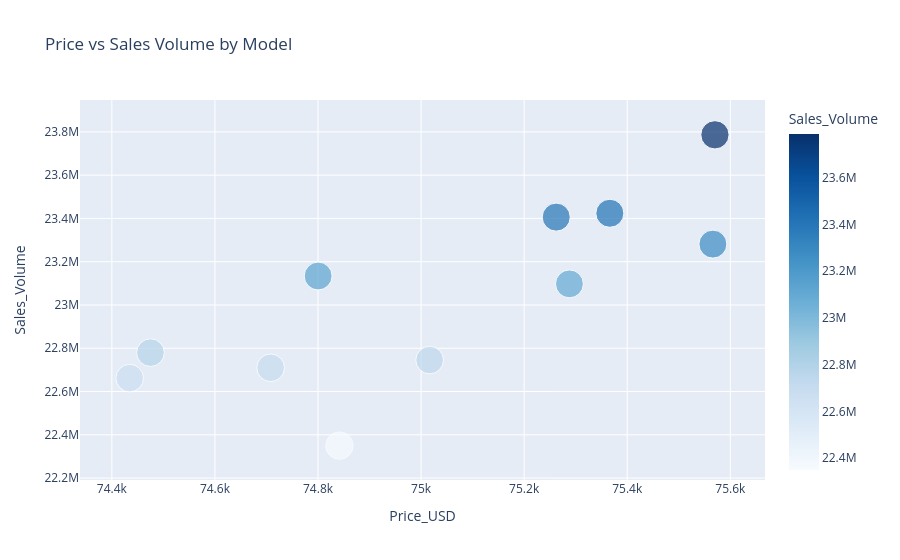
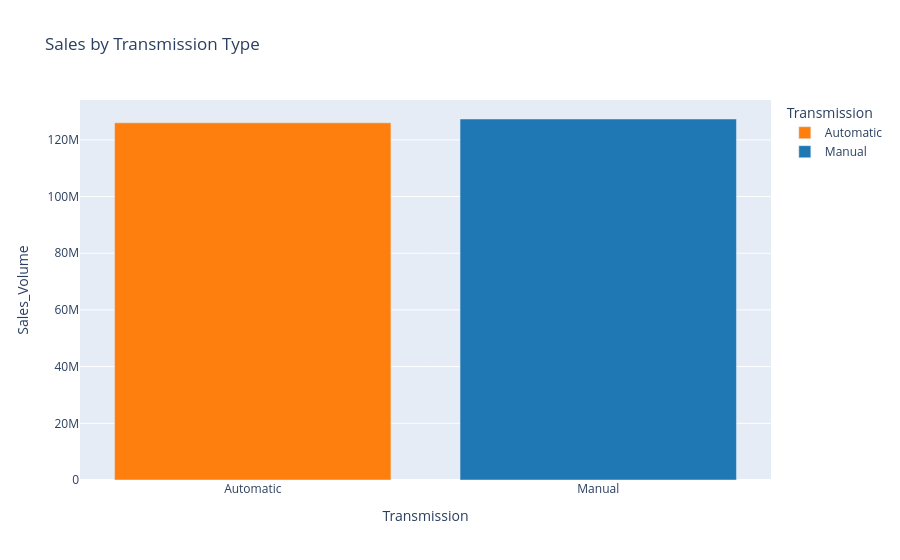

Notebook cell for these charts, in order:
### Code cell
# Price vs Sales Volume by Model
price_model = bmw_data.groupby('Model').agg({'Price_USD': 'mean', 'Sales_Volume': 'sum'}).reset_index()
fig = px.scatter(price_model, x='Price_USD', y='Sales_Volume', 
                 size='Sales_Volume', hover_name='Model',
                 color='Sales_Volume', color_continuous_scale='Blues',
                 title='Price vs Sales Volume by Model')
fig.show()

# Transmission Type Distribution
transmission_sales = bmw_data.groupby('Transmission')['Sales_Volume'].sum().reset_index()
fig = px.bar(transmission_sales, x='Transmission', y='Sales_Volume',
             color='Transmission', title='Sales by Transmission Type',
             color_discrete_map={'Manual': '#1f77b4', 'Automatic': '#ff7f0e'})
fig.show()

### Figure 1 — Plotly figure (JSON) as saved in the notebook; plotly's stock layout.template omitted (floating-point values rounded to 4 significant figures)
{"data": [{"hovertemplate": "<b>%{hovertext}</b><br><br>Price_USD=%{x}<br>Sales_Volume=%{marker.color}<extra></extra>", "hovertext": ["3 Series", "5 Series", "7 Series", "M3", "M5", "X1", "X3", "X5", "X6", "i3", "i8"], "legendgroup": "", "marker": {"color": [23281303, 23097519, 23786466, 22349694, 22779688, 23406060, 22745529, 22709749, 22661986, 23133849, 23423891], "coloraxis": "coloraxis", "size": [23281303, 23097519, 23786466, 22349694, 22779688, 23406060, 22745529, 22709749, 22661986, 23133849, 23423891], "sizemode": "area", "sizeref": 59470.0, "symbol": "circle"}, "mode": "markers", "name": "", "orientation": "v", "showlegend": false, "type": "scatter", "x": [75570.0, 75290.0, 75570.0, 74840.0, 74470.0, 75260.0, 75020.0, 74710.0, 74430.0, 74800.0, 75370.0], "xaxis": "x", "y": [23281303, 23097519, 23786466, 22349694, 22779688, 23406060, 22745529, 22709749, 22661986, 23133849, 23423891], "yaxis": "y"}], "layout": {"coloraxis": {"colorbar": {"title": {"text": "Sales_Volume"}}, "colorscale": [[0, "rgb(247,251,255)"], [0.125, "rgb(222,235,247)"], [0.25, "rgb(198,219,239)"], [0.375, "rgb(158,202,225)"], [0.5, "rgb(107,174,214)"], [0.625, "rgb(66,146,198)"], [0.75, "rgb(33,113,181)"], [0.875, "rgb(8,81,156)"], [1, "rgb(8,48,107)"]]}, "legend": {"itemsizing": "constant", "tracegroupgap": 0}, "title": {"text": "Price vs Sales Volume by Model"}, "xaxis": {"anchor": "y", "domain": [0, 1], "title": {"text": "Price_USD"}}, "yaxis": {"anchor": "x", "domain": [0, 1], "title": {"text": "Sales_Volume"}}}}

### Figure 2 — Plotly figure (JSON) as saved in the notebook; plotly's stock layout.template omitted (floating-point values rounded to 4 significant figures)
{"data": [{"hovertemplate": "Transmission=%{x}<br>Sales_Volume=%{y}<extra></extra>", "legendgroup": "Automatic", "marker": {"color": "#ff7f0e", "pattern": {"shape": ""}}, "name": "Automatic", "orientation": "v", "showlegend": true, "textposition": "auto", "type": "bar", "x": ["Automatic"], "xaxis": "x", "y": [126013657], "yaxis": "y"}, {"hovertemplate": "Transmission=%{x}<br>Sales_Volume=%{y}<extra></extra>", "legendgroup": "Manual", "marker": {"color": "#1f77b4", "pattern": {"shape": ""}}, "name": "Manual", "orientation": "v", "showlegend": true, "textposition": "auto", "type": "bar", "x": ["Manual"], "xaxis": "x", "y": [127362077], "yaxis": "y"}], "layout": {"barmode": "relative", "legend": {"title": {"text": "Transmission"}, "tracegroupgap": 0}, "title": {"text": "Sales by Transmission Type"}, "xaxis": {"anchor": "y", "categoryarray": ["Automatic", "Manual"], "categoryorder": "array", "domain": [0, 1], "title": {"text": "Transmission"}}, "yaxis": {"anchor": "x", "domain": [0, 1], "title": {"text": "Sales_Volume"}}}}
